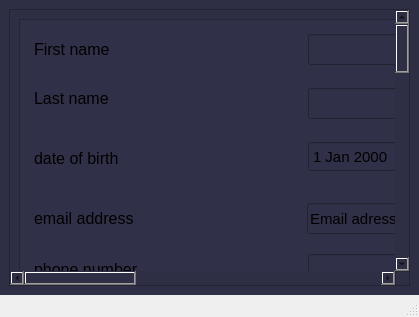
<?xml version="1.0" encoding="UTF-8"?>
<ui version="4.0">
 <class>MainWindow</class>
 <widget class="QMainWindow" name="MainWindow">
  <property name="geometry">
   <rect>
    <x>0</x>
    <y>0</y>
    <width>419</width>
    <height>317</height>
   </rect>
  </property>
  <property name="windowTitle">
   <string>MainWindow</string>
  </property>
  <widget class="QWidget" name="centralwidget">
   <property name="styleSheet">
    <string notr="true">background-color: rgb(46, 46, 68);</string>
   </property>
   <layout class="QVBoxLayout" name="verticalLayout">
    <item>
     <widget class="QScrollArea" name="scrollArea">
      <property name="widgetResizable">
       <bool>true</bool>
      </property>
      <widget class="QWidget" name="scrollAreaWidgetContents">
       <property name="geometry">
        <rect>
         <x>0</x>
         <y>0</y>
         <width>1218</width>
         <height>1218</height>
        </rect>
       </property>
       <layout class="QVBoxLayout" name="verticalLayout_2">
        <item>
         <widget class="QFrame" name="frame">
          <property name="minimumSize">
           <size>
            <width>1200</width>
            <height>1200</height>
           </size>
          </property>
          <property name="styleSheet">
           <string notr="true">background-color: rgb(48, 48, 72);</string>
          </property>
          <property name="frameShape">
           <enum>QFrame::StyledPanel</enum>
          </property>
          <property name="frameShadow">
           <enum>QFrame::Raised</enum>
          </property>
          <widget class="QLineEdit" name="id_txt">
           <property name="geometry">
            <rect>
             <x>289</x>
             <y>295</y>
             <width>161</width>
             <height>31</height>
            </rect>
           </property>
          </widget>
          <widget class="QLineEdit" name="password_txt2">
           <property name="geometry">
            <rect>
             <x>265</x>
             <y>620</y>
             <width>171</width>
             <height>31</height>
            </rect>
           </property>
           <property name="echoMode">
            <enum>QLineEdit::Password</enum>
           </property>
          </widget>
          <widget class="QLineEdit" name="first_name_txt">
           <property name="geometry">
            <rect>
             <x>289</x>
             <y>15</y>
             <width>141</width>
             <height>31</height>
            </rect>
           </property>
          </widget>
          <widget class="QLabel" name="password_label2">
           <property name="geometry">
            <rect>
             <x>26</x>
             <y>621</y>
             <width>201</width>
             <height>31</height>
            </rect>
           </property>
           <property name="font">
            <font>
             <pointsize>12</pointsize>
            </font>
           </property>
           <property name="text">
            <string>Re-type password</string>
           </property>
          </widget>
          <widget class="QLabel" name="fname">
           <property name="geometry">
            <rect>
             <x>15</x>
             <y>15</y>
             <width>191</width>
             <height>31</height>
            </rect>
           </property>
           <property name="font">
            <font>
             <pointsize>12</pointsize>
            </font>
           </property>
           <property name="text">
            <string>First name</string>
           </property>
          </widget>
          <widget class="QLabel" name="birthdate">
           <property name="geometry">
            <rect>
             <x>15</x>
             <y>124</y>
             <width>181</width>
             <height>31</height>
            </rect>
           </property>
           <property name="font">
            <font>
             <pointsize>12</pointsize>
            </font>
           </property>
           <property name="text">
            <string>date of birth</string>
           </property>
          </widget>
          <widget class="QLineEdit" name="email_txt">
           <property name="geometry">
            <rect>
             <x>288</x>
             <y>184</y>
             <width>261</width>
             <height>31</height>
            </rect>
           </property>
           <property name="font">
            <font>
             <pointsize>11</pointsize>
            </font>
           </property>
           <property name="text">
            <string>Email adress</string>
           </property>
          </widget>
          <widget class="QLabel" name="password_label">
           <property name="geometry">
            <rect>
             <x>26</x>
             <y>571</y>
             <width>201</width>
             <height>31</height>
            </rect>
           </property>
           <property name="font">
            <font>
             <pointsize>12</pointsize>
            </font>
           </property>
           <property name="text">
            <string>password</string>
           </property>
          </widget>
          <widget class="QLineEdit" name="password_txt">
           <property name="geometry">
            <rect>
             <x>265</x>
             <y>569</y>
             <width>171</width>
             <height>31</height>
            </rect>
           </property>
           <property name="text">
            <string/>
           </property>
           <property name="echoMode">
            <enum>QLineEdit::Password</enum>
           </property>
          </widget>
          <widget class="QLineEdit" name="phone_number_txt">
           <property name="geometry">
            <rect>
             <x>289</x>
             <y>235</y>
             <width>161</width>
             <height>31</height>
            </rect>
           </property>
          </widget>
          <widget class="QLabel" name="id_label">
           <property name="geometry">
            <rect>
             <x>15</x>
             <y>295</y>
             <width>201</width>
             <height>31</height>
            </rect>
           </property>
           <property name="font">
            <font>
             <pointsize>12</pointsize>
            </font>
           </property>
           <property name="text">
            <string>ID number</string>
           </property>
          </widget>
          <widget class="QLabel" name="lname">
           <property name="geometry">
            <rect>
             <x>15</x>
             <y>64</y>
             <width>211</width>
             <height>31</height>
            </rect>
           </property>
           <property name="font">
            <font>
             <pointsize>12</pointsize>
            </font>
           </property>
           <property name="text">
            <string>Last name</string>
           </property>
          </widget>
          <widget class="QLineEdit" name="last_name_txt">
           <property name="geometry">
            <rect>
             <x>289</x>
             <y>69</y>
             <width>141</width>
             <height>31</height>
            </rect>
           </property>
          </widget>
          <widget class="QLabel" name="Q1">
           <property name="geometry">
            <rect>
             <x>24</x>
             <y>776</y>
             <width>121</width>
             <height>21</height>
            </rect>
           </property>
           <property name="font">
            <font>
             <pointsize>11</pointsize>
            </font>
           </property>
           <property name="text">
            <string>Q1</string>
           </property>
          </widget>
          <widget class="QLabel" name="password_info">
           <property name="geometry">
            <rect>
             <x>20</x>
             <y>410</y>
             <width>511</width>
             <height>121</height>
            </rect>
           </property>
           <property name="styleSheet">
            <string notr="true">font: 75 11pt &quot;MS Shell Dlg 2&quot;;
border-color: rgb(0, 0, 0);</string>
           </property>
           <property name="text">
            <string>&lt;html&gt;&lt;head/&gt;&lt;body&gt;&lt;p&gt;&lt;span style=&quot; font-size:10pt; color:#5b0000;&quot;&gt;password must start with a capital letter, 18 maximum length&lt;/span&gt;&lt;/p&gt;&lt;p&gt;&lt;span style=&quot; font-size:10pt; color:#5b0000;&quot;&gt;and also consist of a combination of letters [A-Z]/[a-z]&lt;/span&gt;&lt;/p&gt;&lt;p&gt;&lt;span style=&quot; font-size:10pt; color:#5b0000;&quot;&gt;and numbers&lt;/span&gt;&lt;/p&gt;&lt;/body&gt;&lt;/html&gt;</string>
           </property>
          </widget>
          <widget class="QDateEdit" name="dateEdit">
           <property name="geometry">
            <rect>
             <x>289</x>
             <y>122</y>
             <width>141</width>
             <height>31</height>
            </rect>
           </property>
           <property name="font">
            <font>
             <pointsize>11</pointsize>
            </font>
           </property>
          </widget>
          <widget class="QLabel" name="security_qu_label">
           <property name="geometry">
            <rect>
             <x>25</x>
             <y>700</y>
             <width>391</width>
             <height>41</height>
            </rect>
           </property>
           <property name="font">
            <font>
             <pointsize>12</pointsize>
             <weight>75</weight>
             <bold>true</bold>
             <underline>true</underline>
            </font>
           </property>
           <property name="text">
            <string>security questions:</string>
           </property>
          </widget>
          <widget class="QLabel" name="email_label">
           <property name="geometry">
            <rect>
             <x>15</x>
             <y>184</y>
             <width>191</width>
             <height>31</height>
            </rect>
           </property>
           <property name="font">
            <font>
             <pointsize>12</pointsize>
            </font>
           </property>
           <property name="text">
            <string>email address</string>
           </property>
          </widget>
          <widget class="QLabel" name="phone_number_label">
           <property name="geometry">
            <rect>
             <x>15</x>
             <y>235</y>
             <width>221</width>
             <height>31</height>
            </rect>
           </property>
           <property name="font">
            <font>
             <pointsize>12</pointsize>
            </font>
           </property>
           <property name="text">
            <string>phone number</string>
           </property>
          </widget>
          <widget class="QComboBox" name="comboBox">
           <property name="geometry">
            <rect>
             <x>207</x>
             <y>776</y>
             <width>421</width>
             <height>31</height>
            </rect>
           </property>
           <item>
            <property name="text">
             <string>What is your highschool fav' teacher name?</string>
            </property>
           </item>
           <item>
            <property name="text">
             <string>What is your childhood pet name?</string>
            </property>
           </item>
           <item>
            <property name="text">
             <string>What was your first gift ever?</string>
            </property>
           </item>
           <item>
            <property name="text">
             <string>What is your mother middle name?</string>
            </property>
           </item>
           <item>
            <property name="text">
             <string>Where was you first trip?</string>
            </property>
           </item>
           <item>
            <property name="text">
             <string>What is your favorite color?</string>
            </property>
           </item>
          </widget>
          <widget class="QComboBox" name="comboBox_2">
           <property name="geometry">
            <rect>
             <x>207</x>
             <y>877</y>
             <width>421</width>
             <height>31</height>
            </rect>
           </property>
           <item>
            <property name="text">
             <string>What is your highschool fav' teacher name?</string>
            </property>
           </item>
           <item>
            <property name="text">
             <string>What is your childhood pet name?</string>
            </property>
           </item>
           <item>
            <property name="text">
             <string>What was your first gift ever?</string>
            </property>
           </item>
           <item>
            <property name="text">
             <string>What is your mother middle name?</string>
            </property>
           </item>
           <item>
            <property name="text">
             <string>Where was you first trip?</string>
            </property>
           </item>
           <item>
            <property name="text">
             <string>What is your favorite color?</string>
            </property>
           </item>
          </widget>
          <widget class="QLabel" name="Q1_2">
           <property name="geometry">
            <rect>
             <x>25</x>
             <y>878</y>
             <width>151</width>
             <height>21</height>
            </rect>
           </property>
           <property name="font">
            <font>
             <pointsize>11</pointsize>
            </font>
           </property>
           <property name="text">
            <string>Q2</string>
           </property>
          </widget>
          <widget class="QComboBox" name="comboBox_3">
           <property name="geometry">
            <rect>
             <x>207</x>
             <y>999</y>
             <width>421</width>
             <height>31</height>
            </rect>
           </property>
           <item>
            <property name="text">
             <string>What is your highschool fav' teacher name?</string>
            </property>
           </item>
           <item>
            <property name="text">
             <string>What is your childhood pet name?</string>
            </property>
           </item>
           <item>
            <property name="text">
             <string>What was your first gift ever?</string>
            </property>
           </item>
           <item>
            <property name="text">
             <string>What is your mother middle name?</string>
            </property>
           </item>
           <item>
            <property name="text">
             <string>Where was you first trip?</string>
            </property>
           </item>
           <item>
            <property name="text">
             <string>What is your favorite color?</string>
            </property>
           </item>
          </widget>
          <widget class="QLabel" name="Q1_3">
           <property name="geometry">
            <rect>
             <x>26</x>
             <y>999</y>
             <width>131</width>
             <height>31</height>
            </rect>
           </property>
           <property name="font">
            <font>
             <pointsize>11</pointsize>
            </font>
           </property>
           <property name="text">
            <string>Q2</string>
           </property>
          </widget>
          <widget class="QLabel" name="label">
           <property name="geometry">
            <rect>
             <x>24</x>
             <y>828</y>
             <width>141</width>
             <height>21</height>
            </rect>
           </property>
           <property name="font">
            <font>
             <pointsize>11</pointsize>
            </font>
           </property>
           <property name="text">
            <string>Answer1</string>
           </property>
          </widget>
          <widget class="QLabel" name="label_2">
           <property name="geometry">
            <rect>
             <x>26</x>
             <y>936</y>
             <width>141</width>
             <height>31</height>
            </rect>
           </property>
           <property name="font">
            <font>
             <pointsize>11</pointsize>
            </font>
           </property>
           <property name="text">
            <string>Answer2</string>
           </property>
          </widget>
          <widget class="QLabel" name="label_3">
           <property name="geometry">
            <rect>
             <x>26</x>
             <y>1057</y>
             <width>131</width>
             <height>31</height>
            </rect>
           </property>
           <property name="font">
            <font>
             <pointsize>11</pointsize>
            </font>
           </property>
           <property name="text">
            <string>Answer3</string>
           </property>
          </widget>
          <widget class="QLineEdit" name="lineEdit">
           <property name="geometry">
            <rect>
             <x>207</x>
             <y>828</y>
             <width>421</width>
             <height>31</height>
            </rect>
           </property>
          </widget>
          <widget class="QLineEdit" name="lineEdit_2">
           <property name="geometry">
            <rect>
             <x>207</x>
             <y>938</y>
             <width>421</width>
             <height>31</height>
            </rect>
           </property>
          </widget>
          <widget class="QLineEdit" name="lineEdit_3">
           <property name="geometry">
            <rect>
             <x>206</x>
             <y>1056</y>
             <width>421</width>
             <height>31</height>
            </rect>
           </property>
          </widget>
          <widget class="QPushButton" name="pushButton">
           <property name="geometry">
            <rect>
             <x>380</x>
             <y>1150</y>
             <width>111</width>
             <height>41</height>
            </rect>
           </property>
           <property name="styleSheet">
            <string notr="true">background-color: rgb(0, 157, 0);</string>
           </property>
           <property name="text">
            <string>Submit</string>
           </property>
          </widget>
         </widget>
        </item>
       </layout>
      </widget>
     </widget>
    </item>
   </layout>
  </widget>
  <widget class="QMenuBar" name="menubar">
   <property name="geometry">
    <rect>
     <x>0</x>
     <y>0</y>
     <width>419</width>
     <height>22</height>
    </rect>
   </property>
  </widget>
  <widget class="QStatusBar" name="statusbar"/>
 </widget>
 <resources/>
 <connections/>
</ui>
